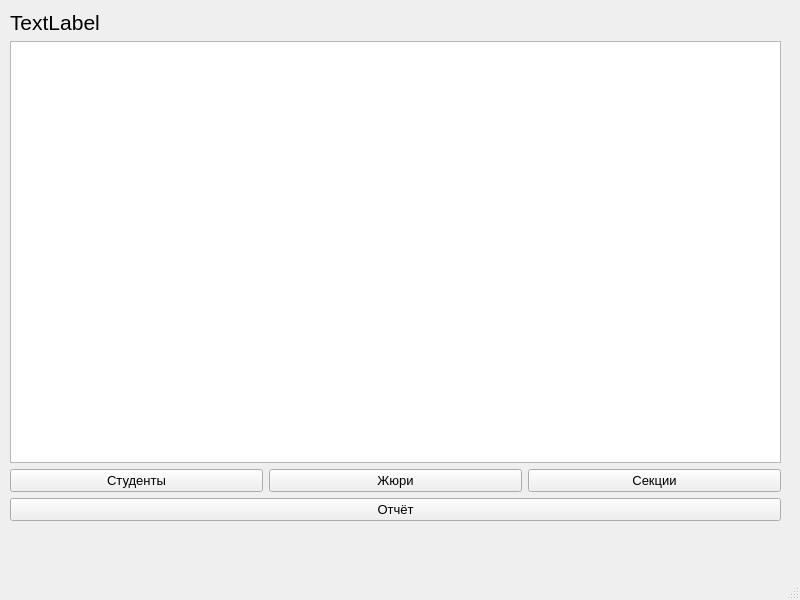
<?xml version="1.0" encoding="UTF-8"?>
<ui version="4.0">
 <class>MainWindow</class>
 <widget class="QMainWindow" name="MainWindow">
  <property name="geometry">
   <rect>
    <x>0</x>
    <y>0</y>
    <width>800</width>
    <height>600</height>
   </rect>
  </property>
  <property name="windowTitle">
   <string>MainWindow</string>
  </property>
  <widget class="QWidget" name="centralwidget">
   <widget class="QWidget" name="verticalLayoutWidget">
    <property name="geometry">
     <rect>
      <x>10</x>
      <y>10</y>
      <width>771</width>
      <height>511</height>
     </rect>
    </property>
    <layout class="QVBoxLayout" name="verticalLayout">
     <item>
      <widget class="QLabel" name="name_lbl">
       <property name="font">
        <font>
         <family>Segoe UI</family>
         <pointsize>16</pointsize>
        </font>
       </property>
       <property name="text">
        <string>TextLabel</string>
       </property>
      </widget>
     </item>
     <item>
      <widget class="QTableWidget" name="table">
       <property name="font">
        <font>
         <family>Segoe UI</family>
         <pointsize>10</pointsize>
        </font>
       </property>
      </widget>
     </item>
     <item>
      <layout class="QHBoxLayout" name="horizontalLayout_2">
       <item>
        <widget class="QPushButton" name="student_btn">
         <property name="font">
          <font>
           <family>Segoe UI</family>
           <pointsize>10</pointsize>
          </font>
         </property>
         <property name="text">
          <string>Студенты</string>
         </property>
        </widget>
       </item>
       <item>
        <widget class="QPushButton" name="jury_btn">
         <property name="font">
          <font>
           <family>Segoe UI</family>
           <pointsize>10</pointsize>
          </font>
         </property>
         <property name="text">
          <string>Жюри</string>
         </property>
        </widget>
       </item>
       <item>
        <widget class="QPushButton" name="sec_btn">
         <property name="font">
          <font>
           <family>Segoe UI</family>
           <pointsize>10</pointsize>
          </font>
         </property>
         <property name="text">
          <string>Секции</string>
         </property>
        </widget>
       </item>
      </layout>
     </item>
     <item>
      <widget class="QPushButton" name="res_btn">
       <property name="font">
        <font>
         <family>Segoe UI</family>
         <pointsize>10</pointsize>
        </font>
       </property>
       <property name="text">
        <string>Отчёт</string>
       </property>
      </widget>
     </item>
    </layout>
   </widget>
  </widget>
  <widget class="QMenuBar" name="menubar">
   <property name="geometry">
    <rect>
     <x>0</x>
     <y>0</y>
     <width>800</width>
     <height>26</height>
    </rect>
   </property>
  </widget>
  <widget class="QStatusBar" name="statusbar"/>
 </widget>
 <resources/>
 <connections/>
</ui>
